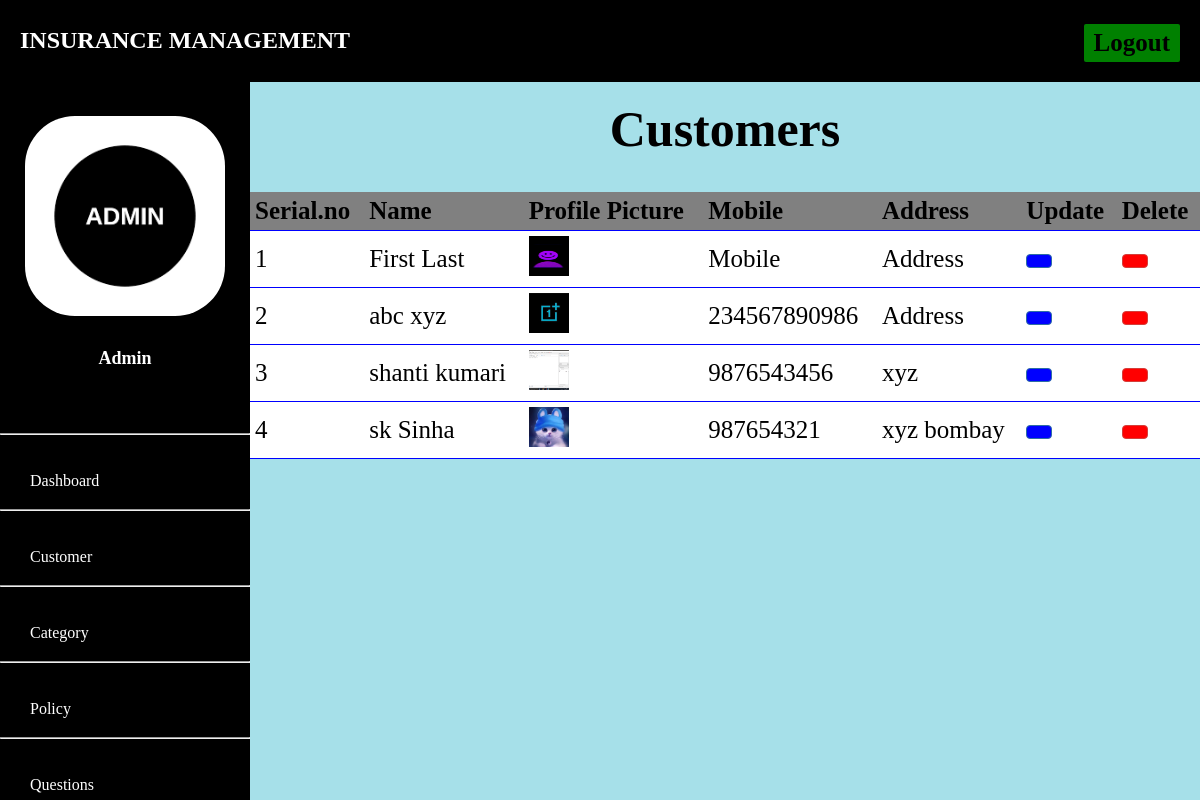
Screenshot of /admin-view-customer (signed in) with the database file from the repository.
### customer/models.py (models this page shows, shortened)
class Customer(models.Model):
    user=models.OneToOneField(User,on_delete=models.CASCADE)
    profile_pic= models.ImageField(upload_to='profile_pic',null=True,blank=True)
    address = models.CharField(max_length=40)
    mobile = models.CharField(max_length=20,null=False)
    @property
    def get_name(self):
        return self.user.first_name+" "+self.user.last_name

### admins/views.py (the view)
# urls.py: path('admin-view-customer', views.admin_view_customer,name='admin-view-customer'),
@login_required(login_url='adminlogin')
def admin_view_customer(request):
    customers= CMODEL.Customer.objects.all()
    return render(request,'admin_view_customer.html',{'customers':customers})

### admins/templates/admin_view_customer.html (shortened to what this page needs)
{% extends "adminbase.html" %}
{% block content %}
{% load static %}
  <div class="container">
    <div class="panel">
      <h1 class="panel-title">Customers</h1>
      <table>
        <thead>
          <tr>
            <th>Serial.no</th>
            <th>Name</th>
            <th>Profile Picture</th>
            <th>Mobile</th>
            <th>Address</th>
            <th>Update</th>
            <th>Delete</th>
          </tr>
        </thead>
        <tbody>
      {% for t in customers %}
      <tr>
        <td>{{ forloop.counter }}</td>
        <td> {{t.get_name}}</td>
        <td> <img src="{% static t.profile_pic.url %}" alt="Profile Pic" height="40px" width="40px"/></td>
        <td>{{t.mobile}}</td>
        <td>{{t.address}}</td>
        <td><a class="btn btn-primary btn-xs" href="{% url 'update-customer' t.id  %}"></a></td>
        <td><a class="btn btn-danger btn-xs" href="{% url 'delete-customer' t.id  %}"></a></td>
      </tr>
      {% endfor %}
    </table>
  </div>
</div>
<br><br><br><br><br><br>
{% endblock content %}

### admins/templates/adminbase.html (style rules this page uses)
a:link { text-decoration:none; }
body { margin: 0; padding: 0; height: 100%; font-family:cursive; background:#b2b2b2; }

### admins/templates/admin_view_customer.html (style rules this page uses)
body { font-family:cursive; margin: 0; padding:0px; background-color:#a6e0e9; }
table { width: 100%; border-collapse: collapse; background-color:#fff; }
th, td { padding:5px; text-align: left; border-bottom: 1px solid blue; }
th { background-color:grey; }
img { height: 40px; width: 40px; }
.container { max-width:1500px; margin:-100px auto; font-size:25px; margin-top:-150px; }
.panel { margin-top:-120px; }
.panel-title { text-align: center; font-size:50px; font-weight: bold; margin-top: 0; padding-top: 10px; }
.btn { display: inline-block; padding: 6px 12px; margin-bottom: 0; font-size: 14px; font-weight: normal; line-height: 1.42857143; text-align: center; white-space: nowrap; vertical-align: middle; cursor: pointer; border: 1px solid transparent; border-radius: 4px; }
.btn-primary { color: #fff; background-color:blue; border-color: #2e6da4; }
.btn-danger { color: #fff; background-color:red; border-color: #d43f3a; }

### rows the page displays
Customer: get_name "First Last", profile_pic (picture), mobile "Mobile", address "Address"
Customer: get_name "abc xyz", profile_pic (picture), mobile "234567890986", address "Address"
Customer: get_name "shanti kumari", profile_pic (picture), mobile "9876543456", address "xyz"
Customer: get_name "sk Sinha", profile_pic (picture), mobile "987654321", address "xyz bombay"
